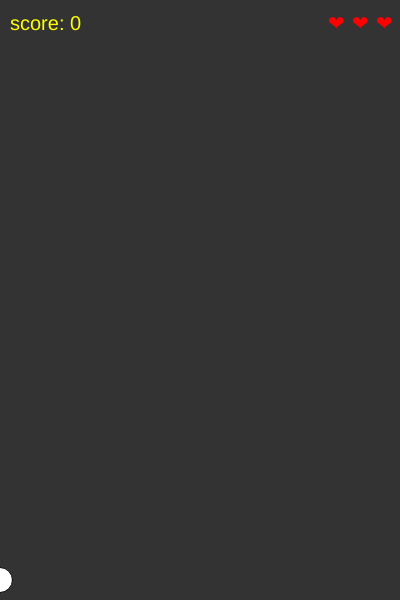
Frame 1 (no input)
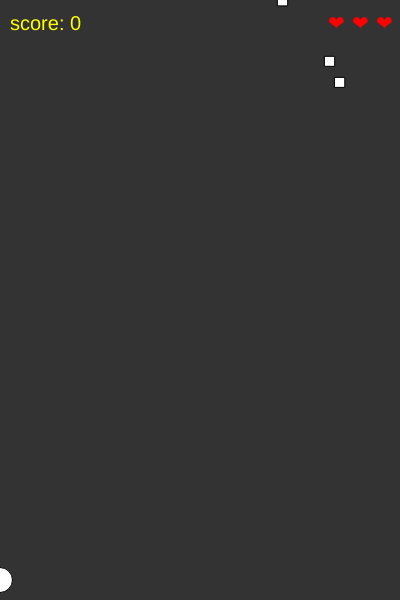
Frame 60 (no input)
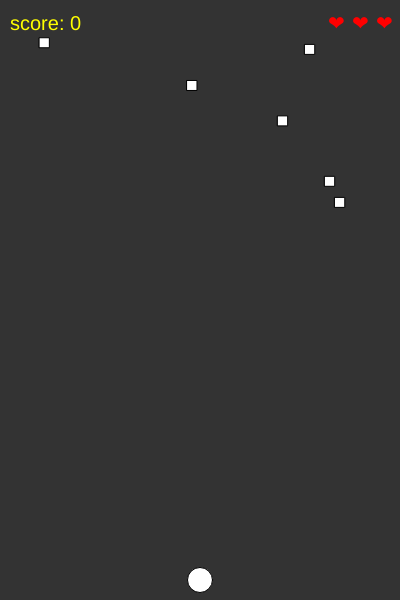
Frame 120 (the mouse pressed at the canvas centre since frame 60)

The p5.js sketch that drew these frames (run headless with seeded random() and noise() and a simulated clock; from frame 60 on, the mouse is pressed at the canvas centre):

// p5.js sketch
// ── sketch.js
let bullets = [];
let enemies = [];
let score = 0;
let life = 3;
let isHit = 0;

function setup() {
  createCanvas(400, 600);

  // spawn enemies
  for (let i = 0; i < 20; i++) {
    let enemy = newEnemy();
    enemies.push(enemy);
  }
}

function newEnemy() {
  return {
    x: random(0, width),
    y: random(-height, -height / 300),
  };
}

function draw() {
  background(51);
  if (isHit) {
    fill("red");
    isHit--;
    if (isHit <= 0) {
      isHit = 0;
    }
  }
  circle(mouseX, height - 20, 25);

  fill("white");
  for (let bullet of bullets) {
    bullet.y -= 10;
    circle(bullet.x, bullet.y, 10);
  }

  for (let enemy of enemies) {
    enemy.y += 2;
    rect(enemy.x, enemy.y, 10);
    if (enemy.y > height) {
      enemy.y = 0;
    }
  }

  for (let enemy of enemies) {
    for (let bullet of bullets) {
      if (dist(enemy.x, enemy.y, bullet.x, bullet.y) < 10) {
        enemies.splice(enemies.indexOf(enemy), 1);
        enemies.push(newEnemy());
        bullets.splice(bullets.indexOf(bullet), 1);
        score++;
        continue;
      }
    }

    if (dist(enemy.x, enemy.y, mouseX - 12.5, height - 20) < 17.5) {
      if (life > 0) {
        enemies.splice(enemies.indexOf(enemy), 1);
        life--;
        isHit = 5;
        enemies.push(newEnemy());
        continue;
      } else {
        text("You Died", width / 2 - 30, height / 2);
        noLoop();
      }
    }
  }

  textSize(20);
  fill("yellow");
  text("score: " + score, 10, 30);

  textSize(20);
  fill("red");
  for (i = 0; i < life; i++) {
    text("❤", width - 24 - i * 24, 30);
  }
  fill("white");
}

function mousePressed() {
  let bullet = {
    x: mouseX,
    y: height - 50,
  };

  bullets.push(bullet);
}
